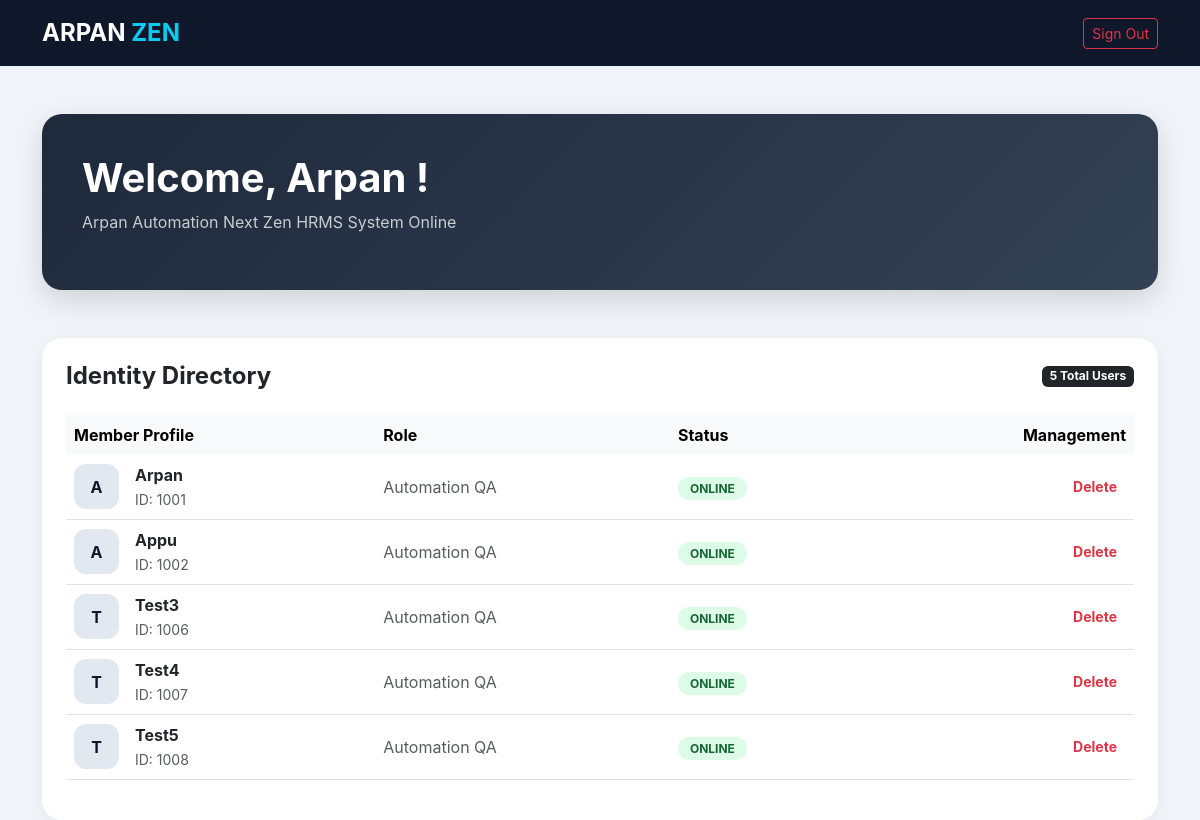
The page /dashboard (signed in) on the database its author committed.
### app.py (models this page shows)
class User(db.Model):
    id = db.Column(db.Integer, primary_key=True)
    username = db.Column(db.String(80), unique=True, nullable=False)
    password = db.Column(db.String(120), nullable=False)

### app.py (the view)
@app.route('/dashboard')
def dashboard():
    if 'user' in session:
        all_users = User.query.all()
        return render_template('dashboard.html', name=session['user'], users=all_users)
    return redirect(url_for('home'))

### templates/dashboard.html (shortened to what this page needs)
<!DOCTYPE html>
<html lang="en">
<head>
    <link href="https://cdn.jsdelivr.net/npm/bootstrap@5.3.0/dist/css/bootstrap.min.css" rel="stylesheet">
</head>
<body>
<nav class="navbar-zen mb-5">
    <div class="container d-flex justify-content-between align-items-center">
        <span class="text-white fw-bold fs-4">ARPAN <span class="text-info">ZEN</span></span>
        <a href="{{ url_for('logout') }}" class="btn btn-outline-danger btn-sm">Sign Out</a>
    </div>
</nav>
<div class="container">
    <div class="zen-header mb-5">
        <h1 class="fw-bold">Welcome, {{ name }}!</h1>
        <p class="opacity-75">Arpan Automation Next Zen HRMS System Online</p>
    </div>
    <div class="table-card p-4">
        <div class="d-flex justify-content-between align-items-center mb-4">
            <h4 class="fw-bold mb-0">Identity Directory</h4>
            <span class="badge bg-dark">{{ users|length }} Total Users</span>
        </div>
        <table class="table align-middle">
            <thead class="table-light">
                <tr>
                    <th class="border-0">Member Profile</th>
                    <th class="border-0">Role</th>
                    <th class="border-0">Status</th>
                    <th class="border-0 text-end">Management</th>
                </tr>
            </thead>
            <tbody>
                {% for user in users %}
                <tr>
                    <td>
                        <div class="d-flex align-items-center">
                            <div class="avatar me-3">{{ user.username[0].upper() }}</div>
                            <div>
                                <div class="fw-bold text-dark">{{ user.username }}</div>
                                <small class="text-muted">ID: {{ user.id + 1000 }}</small>
                            </div>
                        </div>
                    </td>
                    <td><span class="text-muted">Automation QA</span></td>
                    <td><span class="status-badge">ONLINE</span></td>
                    <td class="text-end">
                        <a href="{{ url_for('delete_user', id=user.id) }}"
                           class="btn btn-sm btn-link text-danger text-decoration-none fw-bold"
                           onclick="return confirm('Purge user data?')">Delete</a>
                    </td>
                </tr>
                {% endfor %}
            </tbody>
        </table>
    </div>
</div>
</body>
</html>

### templates/dashboard.html (style rules this page uses)
body { background-color: #f1f5f9; font-family: 'Inter', sans-serif; }
.navbar-zen { background: #0f172a; padding: 15px 0; }
.zen-header { background: linear-gradient(135deg, #1e293b, #334155); color: white; padding: 40px; border-radius: 20px; box-shadow: 0 10px 30px rgba(0,0,0,0.15); }
.table-card { background: white; border-radius: 20px; border: none; box-shadow: 0 4px 20px rgba(0,0,0,0.05); }
.avatar { width: 45px; height: 45px; background: #e2e8f0; border-radius: 12px; display: flex; align-items: center; justify-content: center; font-weight: bold; color: #0f172a; }
.status-badge { background: #dcfce7; color: #166534; padding: 4px 12px; border-radius: 15px; font-size: 12px; font-weight: bold; }

### rows shown on the page
User: username "Arpan", username "A", user.id+1000 "1001"
User: username "A", username "Appu", user.id+1000 "1002"
User: username "T", username "Test3", user.id+1000 "1006"
User: username "T", username "Test4", user.id+1000 "1007"
User: username "T", username "Test5", user.id+1000 "1008"

### other values the page prints
{{ users|length }} "5"
